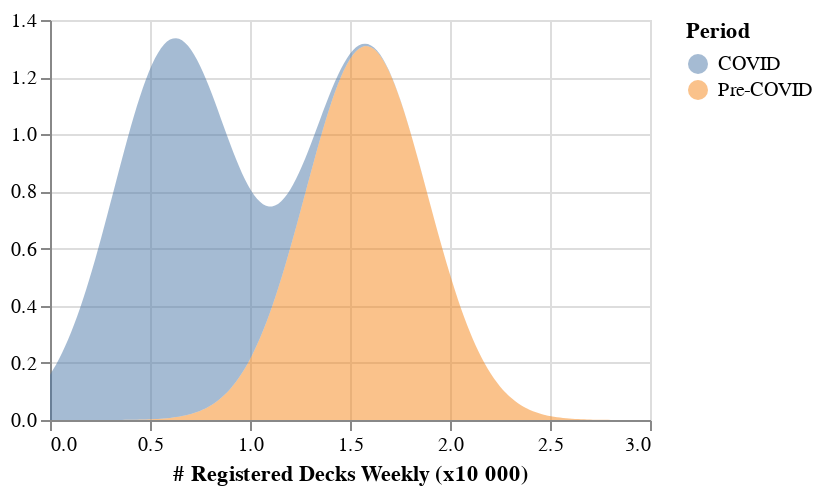

The cell this chart's notebook holds for it:
### Code cell
weekly_registrations = (
    alt.Chart(sales_baseline_df)
    .transform_fold(
        list(sales_baseline_df.columns)[:2],
        as_=["Period", "value"],
    )
    .transform_density(
        density="value", bandwidth=0.3, groupby=["Period"], extent=[0, 3]
    )
    .mark_area(opacity=0.5)
    .encode(
        alt.X("value:Q", title="# Registered Decks Weekly (x10 000)"),
        alt.Y("density:Q", title=""),
        alt.Color("Period:N"),
        tooltip=["Period:N"],
    )
)
weekly_registrations.properties(width="container").save(
    "./altair_output/model_6_weekly_registrations.json"
)
weekly_registrations.properties(width=300, height=200)

### Figure 1 — Vega-Lite specification as saved in the notebook (floating-point values rounded to 4 significant figures; data arrays with more than 128 entries replaced by an {"elided": "..."} marker saying what was removed)
{"config": {"view": {"continuousWidth": 400, "continuousHeight": 300}}, "data": {"name": "data-59e29f8fb42ccc9de7a1e86665df2ea1"}, "mark": {"type": "area", "opacity": 0.5}, "encoding": {"color": {"type": "nominal", "field": "Period"}, "tooltip": [{"type": "nominal", "field": "Period"}], "x": {"type": "quantitative", "field": "value", "title": "# Registered Decks Weekly (x10 000)"}, "y": {"type": "quantitative", "field": "density", "title": ""}}, "height": 200, "transform": [{"fold": ["Pre-COVID", "COVID"], "as": ["Period", "value"]}, {"density": "value", "bandwidth": 0.3, "extent": [0, 3], "groupby": ["Period"]}], "width": 300, "$schema": "https://vega.github.io/schema/vega-lite/v4.8.1.json", "datasets": {"data-59e29f8fb42ccc9de7a1e86665df2ea1": {"elided": "4000 records"}}}
